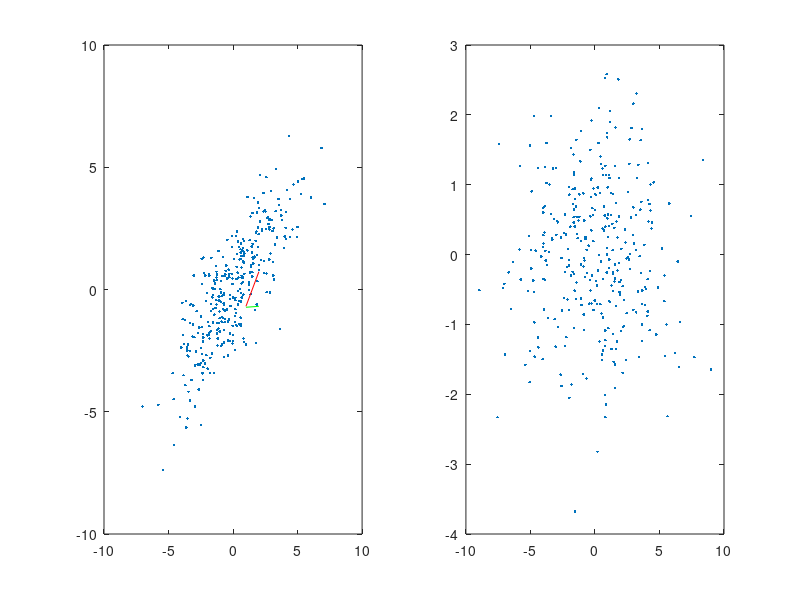

MATLAB code to generate this figure:
function pcaEllipse()

s = [2 2];
x = randn(334,1);
y1 = normrnd(s(1).*x,1);
y2 = normrnd(s(2).*x,1);

mx = mean(y1);
my = mean(y2);

for i = 1 : size(y1)
    y1(i) = y1(i) - mx;
end

for i = 1 : size(y2)
    y2(i) = y2(i) - my;
end

data = [y1 y2];

[U, S, V] = svd(cov(data));

figure
subplot(1,2,1);
plot(data(:,1), data(:,2), '.');
hold on
plot(U(:,1),'g');
hold on
plot(U(:,2),'r');

Z = U * data.';
subplot(1,2,2);
plot(Z(1,:), Z(2,:), '.');

end
